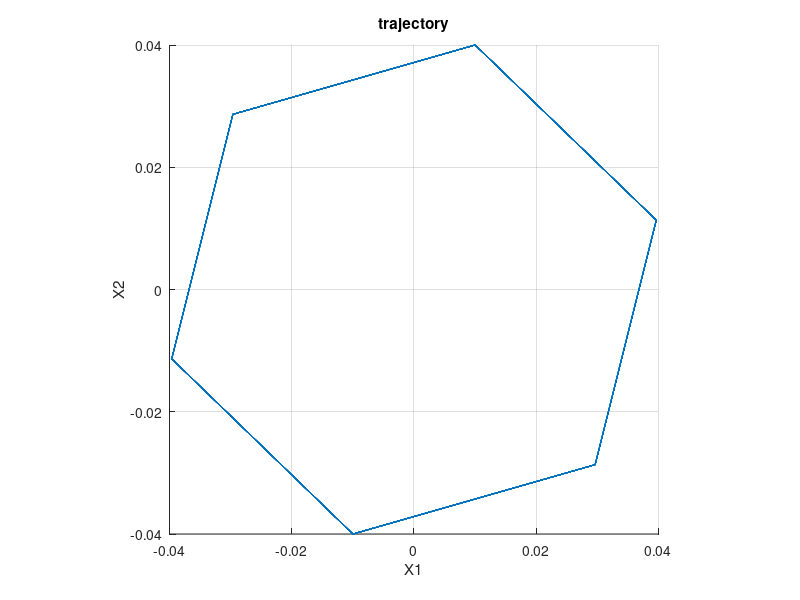

Recreate this plot in MATLAB.
clear all; close all; clc

A = [1/2, sqrt(3)/2; 
      -sqrt(3)/2, 1/2]

% A = [1/sqrt(2), 1/sqrt(2); 
    % -1/sqrt(2), 1/sqrt(2)]

x = [0.01; 0.04]
n_iter = 100;
X1s = zeros(1,n_iter); % Memory preallocation
X2s = zeros(1,n_iter); % Memory preallocation
X1s(1) = x(1)
X2s(1) = x(2)

for k=2:n_iter     
  x = A*x
  X1s(k) = x(1)
  X2s(k) = x(2)
end

figure(1)

hold on;              
plot(X1s, X2s)
hold off;             
xlabel('X1');         
ylabel('X2');
title('trajectory');
grid on;
daspect([1 1 1])